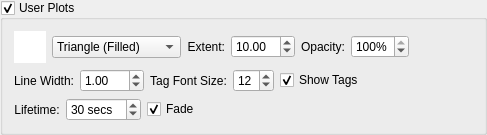
        <widget class="QGroupBox" name="bugPlotsVisible_" >
         <property name="title" >
          <string>User Plots</string>
         </property>
         <property name="checkable" >
          <bool>true</bool>
         </property>
         <property name="checked" >
          <bool>true</bool>
         </property>
         <layout class="QVBoxLayout" >
          <item>
           <layout class="QHBoxLayout" >
            <item>
             <widget class="SideCar::GUI::ColorButtonWidget" name="bugPlotsColor_" >
              <property name="sizePolicy" >
               <sizepolicy vsizetype="Fixed" hsizetype="Fixed" >
                <horstretch>0</horstretch>
                <verstretch>0</verstretch>
               </sizepolicy>
              </property>
              <property name="minimumSize" >
               <size>
                <width>32</width>
                <height>32</height>
               </size>
              </property>
              <property name="maximumSize" >
               <size>
                <width>32</width>
                <height>32</height>
               </size>
              </property>
              <property name="palette" >
               <palette>
                <active>
                 <colorrole role="WindowText" >
                  <brush brushstyle="SolidPattern" >
                   <color alpha="255" >
                    <red>0</red>
                    <green>0</green>
                    <blue>0</blue>
                   </color>
                  </brush>
                 </colorrole>
                 <colorrole role="Button" >
                  <brush brushstyle="SolidPattern" >
                   <color alpha="255" >
                    <red>255</red>
                    <green>255</green>
                    <blue>255</blue>
                   </color>
                  </brush>
                 </colorrole>
                 <colorrole role="Light" >
                  <brush brushstyle="SolidPattern" >
                   <color alpha="255" >
                    <red>255</red>
                    <green>255</green>
                    <blue>255</blue>
                   </color>
                  </brush>
                 </colorrole>
                 <colorrole role="Midlight" >
                  <brush brushstyle="SolidPattern" >
                   <color alpha="255" >
                    <red>255</red>
                    <green>255</green>
                    <blue>255</blue>
                   </color>
                  </brush>
                 </colorrole>
                 <colorrole role="Dark" >
                  <brush brushstyle="SolidPattern" >
                   <color alpha="255" >
                    <red>127</red>
                    <green>127</green>
                    <blue>127</blue>
                   </color>
                  </brush>
                 </colorrole>
                 <colorrole role="Mid" >
                  <brush brushstyle="SolidPattern" >
                   <color alpha="255" >
                    <red>170</red>
                    <green>170</green>
                    <blue>170</blue>
                   </color>
                  </brush>
                 </colorrole>
                 <colorrole role="Text" >
                  <brush brushstyle="SolidPattern" >
                   <color alpha="255" >
                    <red>0</red>
                    <green>0</green>
                    <blue>0</blue>
                   </color>
                  </brush>
                 </colorrole>
                 <colorrole role="BrightText" >
                  <brush brushstyle="SolidPattern" >
                   <color alpha="255" >
                    <red>255</red>
                    <green>255</green>
                    <blue>255</blue>
                   </color>
                  </brush>
                 </colorrole>
                 <colorrole role="ButtonText" >
                  <brush brushstyle="SolidPattern" >
                   <color alpha="255" >
                    <red>0</red>
                    <green>0</green>
                    <blue>0</blue>
                   </color>
                  </brush>
                 </colorrole>
                 <colorrole role="Base" >
                  <brush brushstyle="SolidPattern" >
                   <color alpha="255" >
                    <red>255</red>
                    <green>255</green>
                    <blue>255</blue>
                   </color>
                  </brush>
                 </colorrole>
                 <colorrole role="Window" >
                  <brush brushstyle="SolidPattern" >
                   <color alpha="255" >
                    <red>255</red>
                    <green>255</green>
                    <blue>255</blue>
                   </color>
                  </brush>
                 </colorrole>
                 <colorrole role="Shadow" >
                  <brush brushstyle="SolidPattern" >
                   <color alpha="255" >
                    <red>0</red>
                    <green>0</green>
                    <blue>0</blue>
                   </color>
                  </brush>
                 </colorrole>
                 <colorrole role="AlternateBase" >
                  <brush brushstyle="SolidPattern" >
                   <color alpha="255" >
                    <red>255</red>
                    <green>255</green>
                    <blue>255</blue>
                   </color>
                  </brush>
                 </colorrole>
                </active>
                <inactive>
                 <colorrole role="WindowText" >
                  <brush brushstyle="SolidPattern" >
                   <color alpha="255" >
                    <red>0</red>
                    <green>0</green>
                    <blue>0</blue>
                   </color>
                  </brush>
                 </colorrole>
                 <colorrole role="Button" >
                  <brush brushstyle="SolidPattern" >
                   <color alpha="255" >
                    <red>255</red>
                    <green>255</green>
                    <blue>255</blue>
                   </color>
                  </brush>
                 </colorrole>
                 <colorrole role="Light" >
                  <brush brushstyle="SolidPattern" >
                   <color alpha="255" >
                    <red>255</red>
                    <green>255</green>
                    <blue>255</blue>
                   </color>
                  </brush>
                 </colorrole>
                 <colorrole role="Midlight" >
                  <brush brushstyle="SolidPattern" >
                   <color alpha="255" >
                    <red>255</red>
                    <green>255</green>
                    <blue>255</blue>
                   </color>
                  </brush>
                 </colorrole>
                 <colorrole role="Dark" >
                  <brush brushstyle="SolidPattern" >
                   <color alpha="255" >
                    <red>127</red>
                    <green>127</green>
                    <blue>127</blue>
                   </color>
                  </brush>
                 </colorrole>
                 <colorrole role="Mid" >
                  <brush brushstyle="SolidPattern" >
                   <color alpha="255" >
                    <red>170</red>
                    <green>170</green>
                    <blue>170</blue>
                   </color>
                  </brush>
                 </colorrole>
                 <colorrole role="Text" >
                  <brush brushstyle="SolidPattern" >
                   <color alpha="255" >
                    <red>0</red>
                    <green>0</green>
                    <blue>0</blue>
                   </color>
                  </brush>
                 </colorrole>
                 <colorrole role="BrightText" >
                  <brush brushstyle="SolidPattern" >
                   <color alpha="255" >
                    <red>255</red>
                    <green>255</green>
                    <blue>255</blue>
                   </color>
                  </brush>
                 </colorrole>
                 <colorrole role="ButtonText" >
                  <brush brushstyle="SolidPattern" >
                   <color alpha="255" >
                    <red>0</red>
                    <green>0</green>
                    <blue>0</blue>
                   </color>
                  </brush>
                 </colorrole>
                 <colorrole role="Base" >
                  <brush brushstyle="SolidPattern" >
                   <color alpha="255" >
                    <red>255</red>
                    <green>255</green>
                    <blue>255</blue>
                   </color>
                  </brush>
                 </colorrole>
                 <colorrole role="Window" >
                  <brush brushstyle="SolidPattern" >
                   <color alpha="255" >
                    <red>255</red>
                    <green>255</green>
                    <blue>255</blue>
                   </color>
                  </brush>
                 </colorrole>
                 <colorrole role="Shadow" >
                  <brush brushstyle="SolidPattern" >
                   <color alpha="255" >
                    <red>0</red>
                    <green>0</green>
                    <blue>0</blue>
                   </color>
                  </brush>
                 </colorrole>
                 <colorrole role="AlternateBase" >
                  <brush brushstyle="SolidPattern" >
                   <color alpha="255" >
                    <red>255</red>
                    <green>255</green>
                    <blue>255</blue>
                   </color>
                  </brush>
                 </colorrole>
                </inactive>
                <disabled>
                 <colorrole role="WindowText" >
                  <brush brushstyle="SolidPattern" >
                   <color alpha="255" >
                    <red>127</red>
                    <green>127</green>
                    <blue>127</blue>
                   </color>
                  </brush>
                 </colorrole>
                 <colorrole role="Button" >
                  <brush brushstyle="SolidPattern" >
                   <color alpha="255" >
                    <red>255</red>
                    <green>255</green>
                    <blue>255</blue>
                   </color>
                  </brush>
                 </colorrole>
                 <colorrole role="Light" >
                  <brush brushstyle="SolidPattern" >
                   <color alpha="255" >
                    <red>255</red>
                    <green>255</green>
                    <blue>255</blue>
                   </color>
                  </brush>
                 </colorrole>
                 <colorrole role="Midlight" >
                  <brush brushstyle="SolidPattern" >
                   <color alpha="255" >
                    <red>255</red>
                    <green>255</green>
                    <blue>255</blue>
                   </color>
                  </brush>
                 </colorrole>
                 <colorrole role="Dark" >
                  <brush brushstyle="SolidPattern" >
                   <color alpha="255" >
                    <red>127</red>
                    <green>127</green>
                    <blue>127</blue>
                   </color>
                  </brush>
                 </colorrole>
                 <colorrole role="Mid" >
                  <brush brushstyle="SolidPattern" >
                   <color alpha="255" >
                    <red>170</red>
                    <green>170</green>
                    <blue>170</blue>
                   </color>
                  </brush>
                 </colorrole>
                 <colorrole role="Text" >
                  <brush brushstyle="SolidPattern" >
                   <color alpha="255" >
                    <red>127</red>
                    <green>127</green>
                    <blue>127</blue>
                   </color>
                  </brush>
                 </colorrole>
                 <colorrole role="BrightText" >
                  <brush brushstyle="SolidPattern" >
                   <color alpha="255" >
                    <red>255</red>
                    <green>255</green>
                    <blue>255</blue>
                   </color>
                  </brush>
                 </colorrole>
                 <colorrole role="ButtonText" >
                  <brush brushstyle="SolidPattern" >
                   <color alpha="255" >
                    <red>127</red>
                    <green>127</green>
                    <blue>127</blue>
                   </color>
                  </brush>
                 </colorrole>
                 <colorrole role="Base" >
                  <brush brushstyle="SolidPattern" >
                   <color alpha="255" >
                    <red>255</red>
                    <green>255</green>
                    <blue>255</blue>
                   </color>
                  </brush>
                 </colorrole>
                 <colorrole role="Window" >
                  <brush brushstyle="SolidPattern" >
                   <color alpha="255" >
                    <red>255</red>
                    <green>255</green>
                    <blue>255</blue>
                   </color>
                  </brush>
                 </colorrole>
                 <colorrole role="Shadow" >
                  <brush brushstyle="SolidPattern" >
                   <color alpha="255" >
                    <red>0</red>
                    <green>0</green>
                    <blue>0</blue>
                   </color>
                  </brush>
                 </colorrole>
                 <colorrole role="AlternateBase" >
                  <brush brushstyle="SolidPattern" >
                   <color alpha="255" >
                    <red>255</red>
                    <green>255</green>
                    <blue>255</blue>
                   </color>
                  </brush>
                 </colorrole>
                </disabled>
               </palette>
              </property>
              <property name="autoFillBackground" >
               <bool>true</bool>
              </property>
              <property name="autoDefault" >
               <bool>false</bool>
              </property>
              <property name="flat" >
               <bool>true</bool>
              </property>
             </widget>
            </item>
            <item>
             <widget class="SideCar::GUI::PlotSymbolWidget" name="bugPlotsSymbolType_" >
              <property name="currentIndex" >
               <number>8</number>
              </property>
              <item>
               <property name="text" >
                <string>Cross</string>
               </property>
              </item>
              <item>
               <property name="text" >
                <string>Cross+Square</string>
               </property>
              </item>
              <item>
               <property name="text" >
                <string>Diamond (Filled)</string>
               </property>
              </item>
              <item>
               <property name="text" >
                <string>Diamond (Hollow)</string>
               </property>
              </item>
              <item>
               <property name="text" >
                <string>Plus</string>
               </property>
              </item>
              <item>
               <property name="text" >
                <string>Plus+Diamond</string>
               </property>
              </item>
              <item>
               <property name="text" >
                <string>Square (Filled)</string>
               </property>
              </item>
              <item>
               <property name="text" >
                <string>Sqaure (Hollow)</string>
               </property>
              </item>
              <item>
               <property name="text" >
                <string>Triangle (Filled)</string>
               </property>
              </item>
              <item>
               <property name="text" >
                <string>Triangle (Hollow)</string>
               </property>
              </item>
              <item>
               <property name="text" >
                <string>Dagger (Filled)</string>
               </property>
              </item>
              <item>
               <property name="text" >
                <string>Dagger (Hollow)</string>
               </property>
              </item>
             </widget>
            </item>
            <item>
             <widget class="QLabel" name="label_16" >
              <property name="text" >
               <string>Extent:</string>
              </property>
              <property name="alignment" >
               <set>Qt::AlignRight|Qt::AlignTrailing|Qt::AlignVCenter</set>
              </property>
             </widget>
            </item>
            <item>
             <widget class="QDoubleSpinBox" name="bugPlotsExtent_" >
              <property name="keyboardTracking" >
               <bool>false</bool>
              </property>
              <property name="minimum" >
               <double>0.100000000000000</double>
              </property>
              <property name="maximum" >
               <double>100.000000000000000</double>
              </property>
              <property name="singleStep" >
               <double>0.100000000000000</double>
              </property>
              <property name="value" >
               <double>10.000000000000000</double>
              </property>
             </widget>
            </item>
            <item>
             <widget class="QLabel" name="label_52" >
              <property name="text" >
               <string>Opacity:</string>
              </property>
              <property name="alignment" >
               <set>Qt::AlignRight|Qt::AlignTrailing|Qt::AlignVCenter</set>
              </property>
             </widget>
            </item>
            <item>
             <widget class="QSpinBox" name="bugPlotsOpacity_" >
              <property name="keyboardTracking" >
               <bool>false</bool>
              </property>
              <property name="suffix" >
               <string>%</string>
              </property>
              <property name="maximum" >
               <number>100</number>
              </property>
              <property name="value" >
               <number>100</number>
              </property>
             </widget>
            </item>
            <item>
             <spacer>
              <property name="orientation" >
               <enum>Qt::Horizontal</enum>
              </property>
              <property name="sizeHint" >
               <size>
                <width>20</width>
                <height>20</height>
               </size>
              </property>
             </spacer>
            </item>
           </layout>
          </item>
          <item>
           <layout class="QHBoxLayout" >
            <item>
             <widget class="QLabel" name="label_36" >
              <property name="text" >
               <string>Line Width:</string>
              </property>
              <property name="alignment" >
               <set>Qt::AlignRight|Qt::AlignTrailing|Qt::AlignVCenter</set>
              </property>
             </widget>
            </item>
            <item>
             <widget class="QDoubleSpinBox" name="bugPlotsLineWidth_" >
              <property name="keyboardTracking" >
               <bool>false</bool>
              </property>
              <property name="minimum" >
               <double>0.100000000000000</double>
              </property>
              <property name="maximum" >
               <double>100.000000000000000</double>
              </property>
              <property name="singleStep" >
               <double>0.100000000000000</double>
              </property>
              <property name="value" >
               <double>1.000000000000000</double>
              </property>
             </widget>
            </item>
            <item>
             <widget class="QLabel" name="label_922" >
              <property name="text" >
               <string>Tag Font Size:</string>
              </property>
              <property name="alignment" >
               <set>Qt::AlignCenter</set>
              </property>
             </widget>
            </item>
            <item>
             <widget class="QSpinBox" name="bugPlotsTagSize_" >
              <property name="toolTip" >
               <string>Degrees ahead of last azimuth report to begin dropping previous extraction reports.</string>
              </property>
              <property name="keyboardTracking" >
               <bool>false</bool>
              </property>
              <property name="suffix" >
               <string/>
              </property>
              <property name="minimum" >
               <number>8</number>
              </property>
              <property name="maximum" >
               <number>24</number>
              </property>
              <property name="singleStep" >
               <number>1</number>
              </property>
              <property name="value" >
               <number>12</number>
              </property>
             </widget>
            </item>
            <item>
             <widget class="QCheckBox" name="bugPlotsShowTags_" >
              <property name="text" >
               <string>Show Tags</string>
              </property>
              <property name="checked" >
               <bool>true</bool>
              </property>
             </widget>
            </item>
            <item>
             <spacer>
              <property name="orientation" >
               <enum>Qt::Horizontal</enum>
              </property>
              <property name="sizeHint" >
               <size>
                <width>40</width>
                <height>20</height>
               </size>
              </property>
             </spacer>
            </item>
           </layout>
          </item>
          <item>
           <layout class="QHBoxLayout" >
            <item>
             <widget class="QLabel" name="label_34" >
              <property name="text" >
               <string>Lifetime:</string>
              </property>
              <property name="alignment" >
               <set>Qt::AlignCenter</set>
              </property>
             </widget>
            </item>
            <item>
             <widget class="QSpinBox" name="bugPlotsLifeTime_" >
              <property name="toolTip" >
               <string>Degrees ahead of last azimuth report to begin  dropping previous extraction reports.</string>
              </property>
              <property name="keyboardTracking" >
               <bool>false</bool>
              </property>
              <property name="suffix" >
               <string> secs</string>
              </property>
              <property name="minimum" >
               <number>10</number>
              </property>
              <property name="maximum" >
               <number>999</number>
              </property>
              <property name="singleStep" >
               <number>1</number>
              </property>
              <property name="value" >
               <number>30</number>
              </property>
             </widget>
            </item>
            <item>
             <widget class="QCheckBox" name="bugPlotsFadeEnabled_" >
              <property name="text" >
               <string>Fade</string>
              </property>
              <property name="checked" >
               <bool>true</bool>
              </property>
             </widget>
            </item>
            <item>
             <spacer>
              <property name="orientation" >
               <enum>Qt::Horizontal</enum>
              </property>
              <property name="sizeHint" >
               <size>
                <width>273</width>
                <height>20</height>
               </size>
              </property>
             </spacer>
            </item>
           </layout>
          </item>
         </layout>
        </widget>
